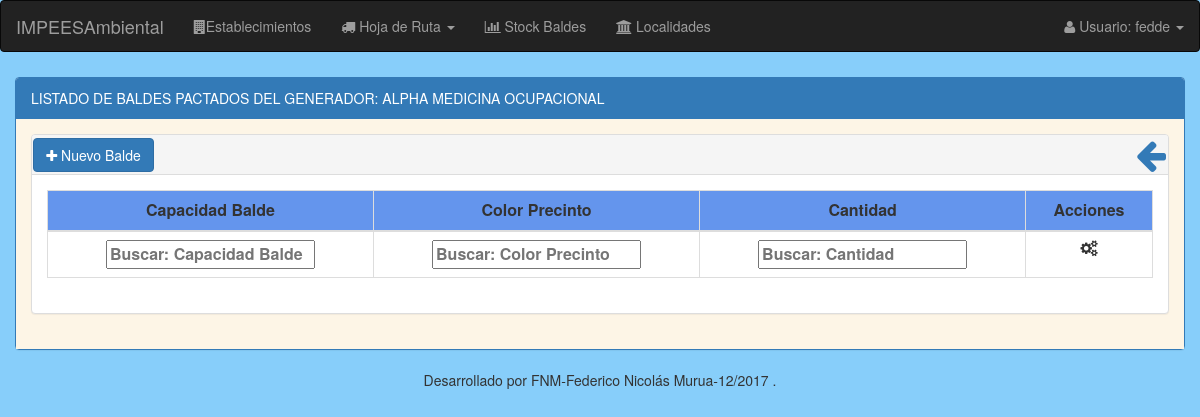
/generadores/listado/baldes/pactados/2/ (signed in), run on an earlier commit of the app's database.
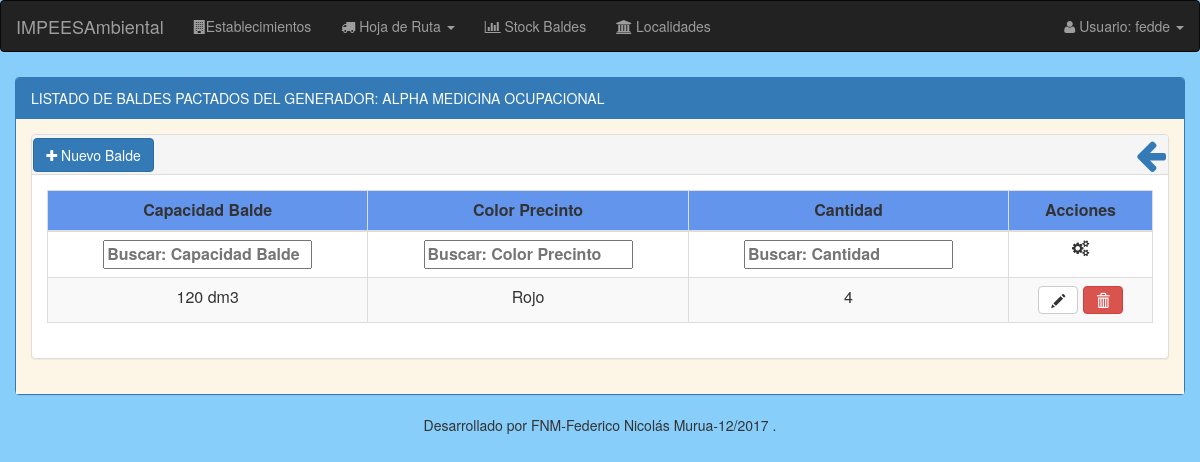
And on a later commit of the database.
### modulo_I/models.py (models this page shows, shortened)
class BaldePactado(models.Model):
    establecimiento_generador = models.ForeignKey('EstablecimientoGenerador', blank=True, null=True, default=None)
    capacidad_balde = models.CharField(max_length=5, choices=Capacidad_balde) # en dm3
    color_precinto = models.CharField(max_length=15, choices=Color_precinto)
    cantidad = models.IntegerField(validators=[MinValueValidator(1)])
    class Meta:
        unique_together = ('establecimiento_generador', 'capacidad_balde', 'color_precinto')

### modulo_I/views.py (the view)
@login_required
def listado_baldes_pactados(request, nro_generador):
    listado_baldes = BaldePactado.objects.filter(establecimiento_generador__id=nro_generador)
    generador = EstablecimientoGenerador.objects.get(id=nro_generador)
    return render(request, 'establecimiento/baldes_pactados/baldepactado_listado.html', {'listado_baldes': listado_baldes, 'nro_generador':nro_generador, 'generador':generador})

### modulo_I/models.py (called while the page is built)
    def __str__(self):
        return "%s" % (self.razon_social)

### modulo_I/templates/establecimiento/baldes_pactados/baldepactado_listado.html (shortened to what this page needs)
{% extends "balde/balde_listado.html" %}
{% load staticfiles %}
{% block panel-heading %}
  LISTADO DE BALDES PACTADOS DEL GENERADOR: {{generador}}
{% endblock %}
{% block panel-heading-tabla %}
  <div style="padding-top:0.3%; padding-left:0.1%;">
    <a href="{% url 'generadores:alta_balde_pactado_mod' nro_generador=nro_generador %}" class="btn btn-primary"><i class="fa fa-plus"></i> Nuevo Balde</a>
    <a href="{% url 'generadores:listado_generadores' %}" data-toggle="tooltip" title="Volver"><i class="fa fa-arrow-left pull-right" style="font-size: 35px;padding-right:2px;"></i></a>
  </div>
{% endblock %}
{% block thead-tabla %}
  <thead>
  <tr style="background:#6495ED;">
      <th style="text-align: center;">Capacidad Balde</th>
      <th style="text-align: center;">Color Precinto</th>
      <th style="text-align: center;">Cantidad</th>
      <th style="text-align: center;">Acciones</th>
  </tr>
  </thead>
{% endblock %}
{% block tfoot-tabla %}
  <tfoot>
     <tr>
       <th style="text-align: center;">Capacidad Balde</th>
       <th style="text-align: center;">Color Precinto</th>
       <th style="text-align: center;">Cantidad</th>
       <th style="text-align: center;"><i class="fa fa-cogs"></i></th>
    </tr>
  </tfoot>
{% endblock %}
{% block tbody-tabla %}
<tbody>
  {% for balde in listado_baldes %}
      <tr>
        <td style="text-align: center;">{{ balde.capacidad_balde }} dm3</td>
        <td style="text-align: center;">{{ balde.color_precinto }}</td>
        <td style="text-align: center;">{{ balde.cantidad }}</td>
        <td style="text-align: center;" align="center">
          <a class="btn btn-default" data-toggle="tooltip" title="Modificar" href="{% url 'generadores:modif_balde_pactado' nro_balde=balde.id %}"><em class="glyphicon glyphicon-pencil"></em></a>
          <a id="nro_balde"class="btn btn-danger btn-baja"  data-baldenro="{{balde.id}}" data-toggle="modal" data-target="#modal_baja" title="Eliminar"><em class="glyphicon glyphicon-trash"></em></a>
        </td>
      </tr>
    {% endfor %}
  </tbody>
{% endblock %}

What changed in the data, as far as the page shows it:
added BaldePactado: capacidad_balde "120", color_precinto "Rojo", cantidad "4"
